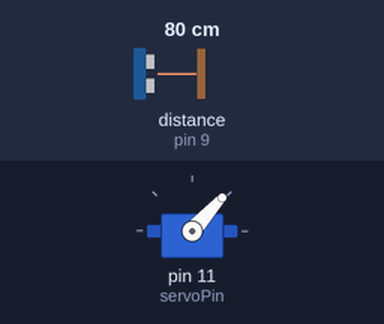
The sketch below on a simulated Arduino Uno, built with avr-gcc and run on an emulated ATmega328P. On the bench: servo. Wiring (inferred from the names in the program): ultrasonic range finder: trigger pin 8; echo pin 9. The test bench sets the inputs (shaded band); at power-on: distance to the obstacle (sensor on pin 9) 80 cm. The echo pulse lasts 58.3 µs per cm; what the sketch prints to the serial monitor is not drawn.

Above: at 1.2 s.
1.3 s: distance to the obstacle (sensor on pin 9) set to 2 cm
At 1.73 s:
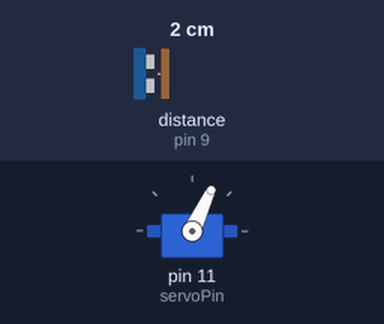
4.3 s: distance to the obstacle (sensor on pin 9) set to 250 cm
At 5.09 s:
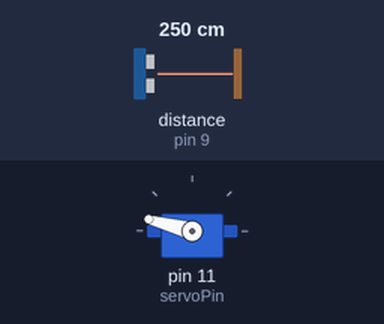
7.3 s: distance to the obstacle (sensor on pin 9) set to 4 cm
At 7.74 s:
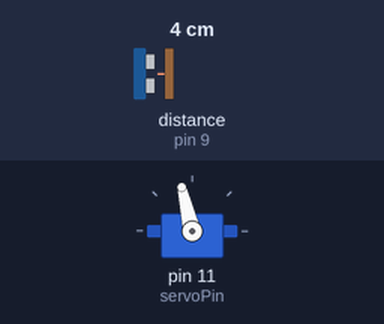
Timing chart, 0 to 16.3 s (numbered marks = the images above; inputs shaded):
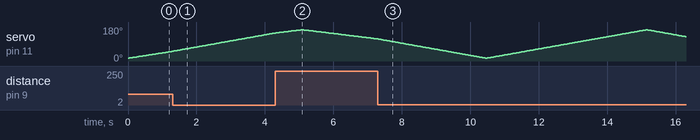

The sketch:

radar_arduino.ino
```cpp
// Arduino Radar - HC-SR04 + Servo
// Baglantilar (semaya gore):
//   HC-SR04 Trig -> D8
//   HC-SR04 Echo -> D9
//   Servo sinyal (sari) -> D11
//   VCC'ler -> 5V, GND'ler -> GND

#include <Servo.h>

const int trigPin  = 8;
const int echoPin  = 9;
const int servoPin = 11;

Servo radarServo;

int mesafeOlc() {
  digitalWrite(trigPin, LOW);
  delayMicroseconds(2);
  digitalWrite(trigPin, HIGH);
  delayMicroseconds(10);
  digitalWrite(trigPin, LOW);

  long sure = pulseIn(echoPin, HIGH, 30000); // en fazla ~5 m bekle
  if (sure == 0) return 0;                   // yansima yok
  return sure * 0.034 / 2;                   // santimetre
}

void olcVeGonder(int aci) {
  radarServo.write(aci);
  delay(30);                 // servonun yerine oturmasi icin
  int mesafe = mesafeOlc();

  // Format: aci,mesafe.   (Processing bu formati okur)
  Serial.print(aci);
  Serial.print(",");
  Serial.print(mesafe);
  Serial.print(".");
}

void setup() {
  pinMode(trigPin, OUTPUT);
  pinMode(echoPin, INPUT);
  radarServo.attach(servoPin);
  Serial.begin(9600);
}

void loop() {
  for (int a = 15; a <= 165; a++) olcVeGonder(a);
  for (int a = 165; a >= 15; a--) olcVeGonder(a);
}
```
